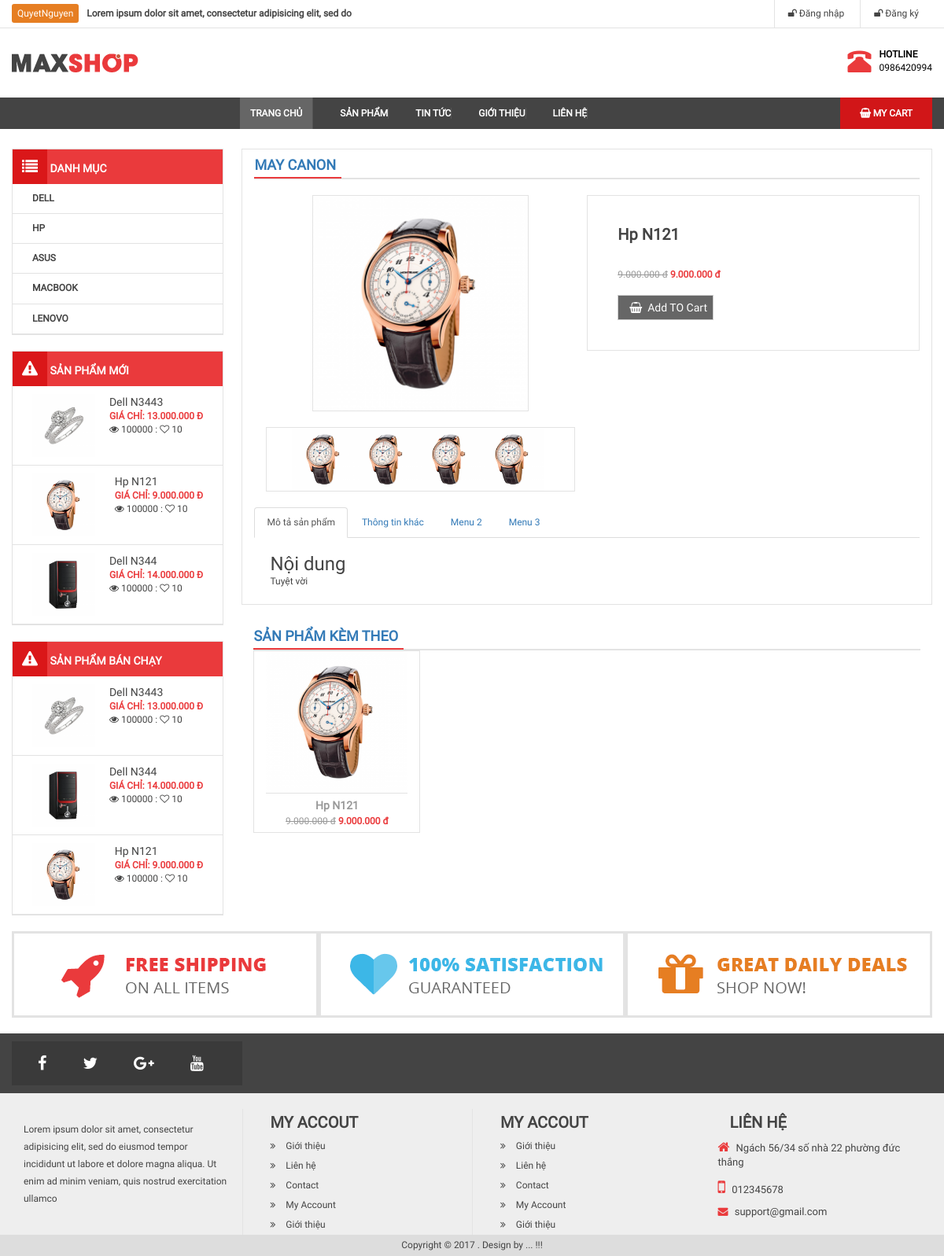
/chi-tiet-san-pham.php?id=2, run on the app's committed database.
### tables this page shows
CREATE TABLE `category` (
  `id` int(11) NOT NULL,
  `name` varchar(100) DEFAULT NULL,
  `slug` varchar(100) DEFAULT NULL,
  `images` varchar(100) DEFAULT NULL,
  `banner` varchar(100) DEFAULT NULL,
  `home` tinyint(4) DEFAULT 0,
  `status` tinyint(4) DEFAULT 1,
  `created_at` timestamp NOT NULL DEFAULT current_timestamp(),
  `updated_at` timestamp NOT NULL DEFAULT current_timestamp() ON UPDATE current_timestamp()
);

CREATE TABLE `products` (
  `id` int(11) NOT NULL,
  `name` varchar(100) DEFAULT NULL,
  `slug` varchar(100) DEFAULT NULL,
  `price` int(11) DEFAULT NULL,
  `sale` tinyint(4) DEFAULT 0,
  `image` varchar(100) DEFAULT NULL,
  `category_id` int(11) DEFAULT NULL,
  `content` text DEFAULT NULL,
  `pay` int(11) NOT NULL,
  `number` int(11) NOT NULL DEFAULT 0,
  `head` int(11) DEFAULT 0,
  `view` int(11) DEFAULT 0,
  `hot` tinyint(4) DEFAULT 0,
  `created_at` timestamp NULL DEFAULT NULL,
  `updated_at` timestamp NULL DEFAULT NULL ON UPDATE current_timestamp()
);

### chi-tiet-san-pham.php (the view, shortened to what the rows shown need)
<?php
	require_once __DIR__."/autoload/autoload.php";
	$id = intval(getInput('id'));
	$detailProduct = $db->fetchID("products",$id);
	$category_id = intval($detailProduct['category_id']);
	$sql = "SELECT * FROM products WHERE category_id = $category_id ORDER BY updated_at LIMIT 4";
	$sanphamkemtheo = $db->fetchsql($sql);
 ?>
 <?php require_once __DIR__."/layouts/header.php";?>
 	<div class="col-md-9 bor">
 		<section class="box-main1">
                <section class="box-main1" >
                    <div class="col-md-6 text-center">
                        <img src="<?php echo uploads()?>product/<?php echo $detailProduct['image'] ?>" class="img-responsive bor" id="imgmain" width="100%" height="370" data-zoom-image="images/16-270x270.png">
                        <ul class="text-center bor clearfix" id="imgdetail">
                            <li>
                                <img src="<?php echo uploads()?>product/<?php echo $detailProduct['image'] ?>" class="img-responsive pull-left" width="80" height="80">
                            </li>
                            <li>
                                <img src="<?php echo uploads()?>product/<?php echo $detailProduct['image'] ?>" class="img-responsive pull-left" width="80" height="80">
                            </li>
                            <li>
                                <img src="<?php echo uploads()?>product/<?php echo $detailProduct['image'] ?>" class="img-responsive pull-left" width="80" height="80">
                            </li>
                            <li>
                                <img src="<?php echo uploads()?>product/<?php echo $detailProduct['image'] ?>" class="img-responsive pull-left" width="80" height="80">
                            </li>
                        </ul>
                    </div>
                    <div class="col-md-6 bor" style="margin-top: 20px;padding: 30px;">
                       <ul id="right">
                            <li><h3> <?php echo $detailProduct['name'] ?> </h3></li>
                            <li><p><strike class="sale"><?php echo formatNumber($detailProduct['price']) ?> đ</strike> <b class="price"><?php echo salePrice($detailProduct['price'],$detailProduct['sale'])?> đ</b</li>
                            <li><a href="addcart.php?id=<?php echo $detailProduct['id']?>" class="btn btn-default"> <i class="fa fa-shopping-basket"></i>Add TO Cart</a></li>
                       </ul>
                    </div>
                </section>
                <div class="col-md-12" id="tabdetail">
                    <div class="row">
                        <div class="tab-content">
                            <div id="home" class="tab-pane fade in active">
                                <p><?php echo $detailProduct['content'] ?></p>
                            </div>
                        </div>
                    </div>
                </div>
			</div>
			<div class="showitem col-md-9" >
                <?php foreach ($sanphamkemtheo as $item): ?>
                    <div class="col-md-3 item-product bor">
                    <a href="chi-tiet-san-pham.php?id=<?php echo $item['id']?>">
                        <img src="<?php echo uploads() ?>product/<?php echo $item['image'] ?>" class="" width="100%" height="180">
                    </a>
                    <div class="info-item">
                        <a href="chi-tiet-san-pham.php?id=<?php echo $item['id']?>"><?php echo $item['name']; ?></a>
                        <p><strike class="sale"><?php echo formatNumber($item['price']) ?> đ</strike> <b class="price"><?php echo salePrice($item['price'],$item['sale'])?> đ</b></p>
                    </div>
                </div>
                <?php endforeach ?>
        </div>
 	</div>
 <?php require_once __DIR__."/layouts/footer.php";?>

### layouts/header.php (shortened to what the rows shown need)
<!DOCTYPE html>
<html>
    <head>
        <link rel="stylesheet" type="text/css" href="<?php echo base_url()?>public/frontend/css/font-awesome.min.css">
        <link rel="stylesheet" type="text/css" href="<?php echo base_url()?>public/frontend/css/bootstrap.min.css">
        <link rel="stylesheet" type="text/css" href="<?php echo base_url()?>public/frontend/css/slick.css"/>
        <link rel="stylesheet" type="text/css" href="<?php echo base_url()?>public/frontend/css/slick-theme.css"/>
        <link rel="stylesheet" type="text/css" href="<?php echo base_url()?>public/frontend/css/style.css">
    </head>
    <body>
        <div id="wrapper">
            <div id="maincontent">
                <div class="container">
                    <div class="col-md-3  fixside" >
                        <div class="box-left box-menu" >
                            <ul>
                                <?php foreach ($category1 as $value): ?>
                                    <li><a href="danh-muc-san-pham.php?id=<?php echo $value['id']?>"><?php echo $value['name']; ?></a></li>
                                <?php endforeach ?>
                            </ul>
                        </div>
                        <div class="box-left box-menu">
                            <ul>
                                <?php foreach ($newProducts as $value): ?>
                                    <li class="clearfix">
                                    <a href="chi-tiet-san-pham.php?id=<?php echo $value['id']?>">
                                        <img src="<?php echo uploads()?>product/<?php echo $value['image']?>" class="img-responsive pull-left" width="80" height="80">
                                        <div class="info pull-right">
                                            <p class="name"> <?php echo $value['name']; ?></p >
                                            <?php if ($value['sale']>0): ?>
                                                <b class="price">Giảm giá: <?php echo salePrice($value['price'],$value['sale'])?> đ</b><br>
                                                <b class="sale">Giá gốc: <?php echo formatNumber($value['price']);?> đ</b><br>
                                            <?php else: ?>
                                                <b class="price">Giá chỉ: <?php echo formatNumber($value['price']);?> đ</b><br>
                                            <?php endif ?>
                                            <span class="view"><i class="fa fa-eye"></i> 100000 : <i class="fa fa-heart-o"></i> 10</span>
                                        </div>
                                    </a>
                                </li>
                                <?php endforeach ?>
                            </ul>
                        </div>
                        <div class="box-left box-menu">
                            <ul>
                                <?php foreach ($hotProducts as $value): ?>
                                    <li class="clearfix">
                                    <a href="chi-tiet-san-pham.php?id=<?php echo $value['id']?>">
                                        <img src="<?php echo uploads()?>product/<?php echo $value['image']?>" class="img-responsive pull-left" width="80" height="80">
                                        <div class="info pull-right">
                                            <p class="name"> <?php echo $value['name']; ?></p >
                                             <?php if ($value['sale']>0): ?>
                                                <b class="price">Giảm giá: <?php echo salePrice($value['price'],$value['sale'])?> đ</b><br>
                                                <b class="sale">Giá gốc: <?php echo formatNumber($value['price']);?> đ</b><br>
                                            <?php else: ?>
                                                <b class="price">Giá chỉ: <?php echo formatNumber($value['price']);?> đ</b><br>
                                            <?php endif ?>
                                            <span class="view"><i class="fa fa-eye"></i> 100000 : <i class="fa fa-heart-o"></i> 10</span>
                                        </div>
                                    </a>
                                </li>
                                <?php endforeach ?>
                            </ul>
                        </div>
                    </div>

### data on the page
category: name "DELL"
category: name "HP"
category: name "ASUS"
category: name "MACBOOK"
category: name "LENOVO"
products: image (picture), name "Dell N3443", price "13.000.000"
products: image (picture), name "Hp N121", price "9.000.000", price+sale "9.000.000", content "Tuyệt vời", salePrice($item['price'],$item['sale']) "9.000.000"
products: image (picture), name "Dell N344", price "14.000.000"
